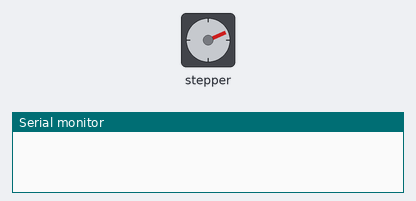
This program was run on a simulated Arduino Pro Mini, built with avr-gcc and run on an emulated ATmega328P. Parts: stepper motor, the last lines printed to the serial monitor. EEPROM starts erased; stepper angles assume 720 steps per turn.

Above: at 0.4 s.
At 1.0 s:
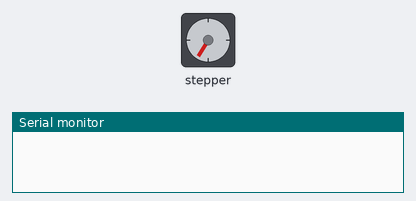
At 1.6 s:
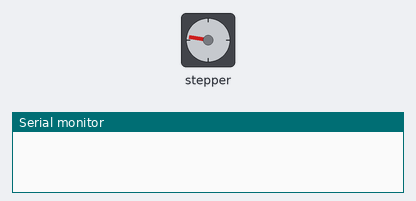
At 2.8 s:
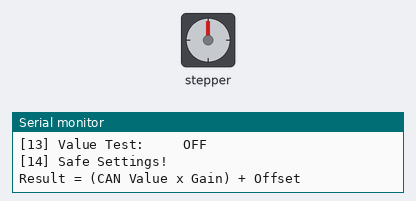
Timing chart, 0 to 4.3 s (numbered marks = the images above):
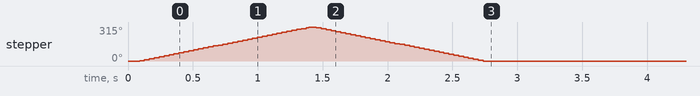

The program:

main.cpp
```cpp
#include <Arduino.h>
#include <mcp2515.h>
#include <Stepper.h>
#include <EEPROM.h>

#define Firmware 2400703

#define EEPROM_ConfVersion 6

struct conf {
  uint8_t ConfVersion;
  uint32_t CANID;
  uint8_t Position;
  int8_t Bits;
  float Gain;
  int16_t Offset;
  float ValMin;
  float ValMax;
  uint16_t Boudrate;
  uint16_t AngleMin;
  uint16_t AngleMax;
};

conf Settings;

can_frame canMsg;
MCP2515 CAN(10); // CS PIN 10
#define MCP_Crystal MCP_16MHZ

#define STEPS  720    // steps per revolution (630 = limited to 315°)
#define COIL1  6
#define COIL2  7
#define COIL3  8
#define COIL4  9
#define max_Steps 630
#define max_Angle 315 // calculating from  STEPS & max_Steps somehow leads to an integer overflow. So ist static here.
#define Stepper_speed 40

Stepper stepper(STEPS, COIL1, COIL2, COIL3, COIL4);

//int val = 0;
int rel_pos = 0;
int abs_pos = 0;

bool CanDebug = false;
bool ValDebug = false;

String incomingByte;

void Config();
void Stepper_Drive(double _val);
void Serial_clear();
void Can_Debug(can_frame canMsg);
void Can_Decode(can_frame canMsg);
void CAN_reset();

void setup() {
  EEPROM.get(0, Settings);
  if(Settings.ConfVersion != EEPROM_ConfVersion){
    Settings.ConfVersion = EEPROM_ConfVersion;
    Settings.CANID = 0;
    Settings.Position = 0;
    Settings.Bits = 0;
    Settings.Gain = 1.0;
    Settings.Offset = 0;
    Settings.ValMin = 0.0;
    Settings.ValMax = 0.0;
    Settings.Boudrate = 500;
    Settings.AngleMin = 0;
    Settings.AngleMax = 315;
    EEPROM.put(0, Settings);
    Serial.println(":::Settings reset:::");
  }
  CAN_reset();
  stepper.setSpeed(Stepper_speed);   // set the motor speed to 30 RPM (360 PPS aprox.).
  stepper.step(max_Steps);
  delay(20);
  stepper.step(-max_Steps);
  Serial.begin(115200);
  if(Serial){
    Config();
  }
}

void loop() {
  if (Serial.available()) {Config();}
  if (CAN.readMessage(&canMsg) == MCP2515::ERROR_OK) {
    if((CanDebug && canMsg.can_id == Settings.CANID) || (CanDebug && Settings.CANID == 0)){ Can_Debug(canMsg); }
    if(canMsg.can_id == Settings.CANID){ Can_Decode(canMsg);}
  }
}

void CAN_reset(){
  CAN.reset();
  CAN.setBitrate(Settings.Boudrate, MCP_Crystal); // Change to correct Clock!
  CAN.setNormalMode();
}

void Config(){
  String menu_option_string;
  char menu_option_char;
  byte menu_option = 0;
  int32_t menu_option_val_Int = 0;
  float menu_option_val_Float = 0.0;
  String menu_option_val_String = "0";

  if (Serial.available()){
    menu_option_string = Serial.readString();
    menu_option_char = menu_option_string.charAt(0);
    menu_option = menu_option_string.toInt();
    if (menu_option == 0){ menu_option = menu_option_char; }
    for (uint16_t i = 0; i < menu_option_string.length(); i++) {
      if (menu_option_string.substring(i, i+1) == "=") {
        menu_option_val_Int = menu_option_string.substring(i+1).toInt();
        menu_option_val_Float = menu_option_string.substring(i+1).toFloat();
        menu_option_val_String = menu_option_string.substring(i+1);
        break;
      }
    }
  } else { menu_option = 0; }

  switch (menu_option){
    case 1: Settings.CANID = strtol(menu_option_val_String.c_str(),NULL,16); Config();break;
    case 2: Settings.Position = menu_option_val_Int; Config();break;
    case 3: Settings.Bits = menu_option_val_Int; Config();break;
    case 4: Settings.Gain = menu_option_val_Float; Config();break;
    case 5: Settings.Offset = menu_option_val_Int; Config();break;
    case 6: Settings.ValMin = menu_option_val_Float; Config();break;
    case 7: Settings.ValMax = menu_option_val_Float; Config();break;
    case 8: Settings.AngleMin = constrain(menu_option_val_Int,0,max_Angle); Config();break;
    case 9: Settings.AngleMax = constrain(menu_option_val_Int,0,max_Angle); Config();break;
    case 10: Settings.Boudrate = menu_option_val_Int; CAN_reset(); Config();break;
    case 11: Stepper_Drive(constrain(menu_option_val_Int,0,max_Angle)); Config();break;
    case 12: CanDebug = !CanDebug; Config(); break;
    case 13: ValDebug = !ValDebug; Config(); break;
    case 14: EEPROM.put(0, Settings); Config(); Serial.println(":::::Saved:::::");break;
    default:
      Serial_clear();
      Serial.print("Firmware: "); Serial.println(Firmware);
      Serial.println("----------------------------------");
      Serial.print("[1]  CAN ID (HEX):   ");Serial.println(Settings.CANID, HEX);
      Serial.print("[2]  Position:       ");Serial.println(Settings.Position);
      Serial.print("[3]  Bits:           ");Serial.println(Settings.Bits);
      Serial.print("[4]  Gain:           ");Serial.println(Settings.Gain);
      Serial.print("[5]  Offset:         ");Serial.println(Settings.Offset);
      Serial.print("[6]  Min. Value:     ");Serial.println(Settings.ValMin);
      Serial.print("[7]  Max. Value:     ");Serial.println(Settings.ValMax);
      Serial.print("[8]  Min. Angle:     ");Serial.println(Settings.AngleMin);
      Serial.print("[9]  Max. Angle:     ");Serial.println(Settings.AngleMax);
      Serial.print("[10] Boud Rate (KB): ");Serial.println(Settings.Boudrate);
      Serial.print("[11] Gauge Test (°)  ");Serial.println();
      Serial.print("[12] CAN Test:       "+String(CanDebug?"ON":"OFF"));Serial.println();
      Serial.print("[13] Value Test:     "+String(ValDebug?"ON":"OFF"));Serial.println();
      Serial.print("[14] Safe Settings!");Serial.println();
      Serial.println();
      Serial.println("Result = (CAN Value x Gain) + Offset");
      break;
  }
}

void Serial_clear(){
  // Form feed
  Serial.write(12);

  // ESC + Clear
  //Serial.write(27);
  //Serial.print("[2J");

  // bunch of new lines
  //for (byte i = 0; i < 40; i++){Serial.println();}
}

void Can_Debug(can_frame canMsg){
  Serial.print("ID: ");
  Serial.print(canMsg.can_id, HEX); // print ID
  Serial.print(" len: [");
  Serial.print(canMsg.can_dlc, HEX); // print DLC
  Serial.print("] ");

  for (int i = 0; i < canMsg.can_dlc; i++)  {  // print the data
    Serial.print(canMsg.data[i],HEX);
    Serial.print(" ");
  }
  Serial.println();
}

void Can_Decode(can_frame canMsg){
  uint64_t tmp_val = 0;
  int32_t val = 0;
  double result = 0.0;

  for (byte i = 0; i < canMsg.can_dlc; i++){
    tmp_val |= uint64_t(canMsg.data[i]) << (8*i);
  }


  if(Settings.Bits > 0){
    // Little Endian
    uint32_t mask = (1UL << Settings.Bits) - 1;
    val = (tmp_val >> Settings.Position) & mask;
  } else {
    // Big Endian
    for (int i = (Settings.Position + Settings.Bits); i <= Settings.Position; ++i) {
      val = (val << 1) | ((tmp_val >> i) & 1);
    }
  }

  if(Settings.ValMin < 0){
    if (val & (1 << (Settings.Bits - 1))) { // Signed
      val -= (1UL << Settings.Bits);
    }
  }

  result = (double(val) * Settings.Gain) + Settings.Offset;
  if(ValDebug){
    Serial.println(result);
  }

  result = constrain(result, Settings.ValMin, Settings.ValMax);
  // map() can't handle float. So multiply by 100 & typecast. Then devide by 100.
  result = double(map(result*100, Settings.ValMin*100, Settings.ValMax*100, Settings.AngleMin*100, Settings.AngleMax*100))/100;

  if(ValDebug){
    Serial.print(result);Serial.println("°");
  }

  Stepper_Drive(result);
}

// pass a value between 0 & max_Steps*360/STEPS (°).
void Stepper_Drive(double _val){
  int16_t rel_pos = 0;

  _val = _val * STEPS / 360;
  _val = constrain(_val,0,max_Steps);
  _val = round(_val);
  rel_pos = _val - abs_pos;
  abs_pos = _val;
  stepper.step(rel_pos);
}
```
